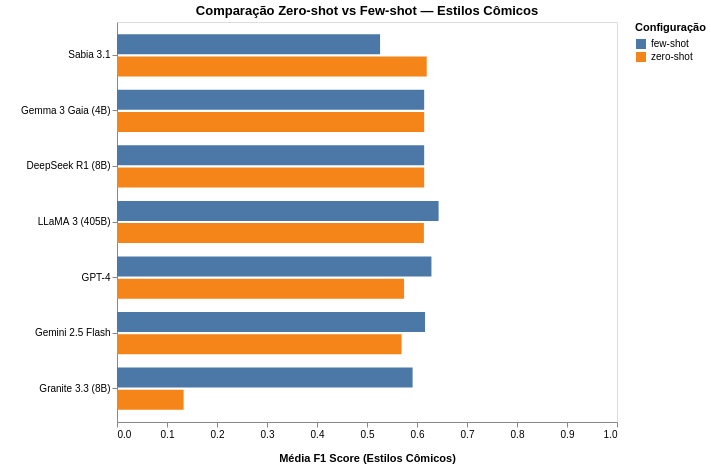

The code cell stored with this chart in its notebook:
### Code cell
valid_models = [
    model for model in df_comic['model'].unique()
    if all(
        isinstance(v, dict) and 'f1_score' in v and all(pd.notna(score) for score in v['f1_score'].values())
        for v in df_comic.loc[df_comic['model'] == model, 'score']
    )
]

df_comic_plot = df_comic[df_comic['model'].isin(valid_models)].copy()

rows = []
for _, row in df_comic_plot.iterrows():
    f1_scores = row['score']['f1_score']
    for style, value in f1_scores.items():
        if pd.notna(value):
            rows.append({
                'model': row['model'],
                'setting': row['setting'],
                'style': style,
                'score': value
            })

df_comic_long = pd.DataFrame(rows)

df_comic_mean = (
    df_comic_long
    .groupby(['model', 'setting'], as_index=False)['score']
    .mean()
)

model_order = (
    df_comic_mean[df_comic_mean['setting'] == 'zero-shot']
    .sort_values('score', ascending=False)['model']
    .tolist()
)

df_comic_mean['setting'] = pd.Categorical(df_comic_mean['setting'], categories=['zero-shot', 'few-shot'], ordered=True)

chart_comic = alt.Chart(df_comic_mean).mark_bar(size=20).encode(
    y=alt.Y('model:N', sort=model_order, title=' ', axis=alt.Axis(grid=False)),
    x=alt.X('score:Q', title='Média F1 Score (Estilos Cômicos)', 
            axis=alt.Axis(grid=False, titleY=30),
            scale=alt.Scale(domain=[0, 1], clamp=True)),
    color=alt.Color('setting:N', title='Configuração'),
    yOffset=alt.YOffset('setting:N')
).properties(
    width=500,
    height=400,
    title='Comparação Zero-shot vs Few-shot — Estilos Cômicos'
)

visus_path = visus_folder_name
os.makedirs(visus_path, exist_ok=True)
chart_comic.save(os.path.join(visus_path, "comic_styles_media_f1score.png"), scale_factor=3.0)
chart_comic.show()

### Figure 1 — Vega-Lite specification as saved in the notebook (floating-point values rounded to 4 significant figures)
{"config": {"view": {"continuousWidth": 300, "continuousHeight": 300}}, "data": {"name": "data-3514ce42d21656cfa6fd5f6842eacbb9"}, "mark": {"type": "bar", "size": 20}, "encoding": {"color": {"field": "setting", "title": "Configuração", "type": "nominal"}, "x": {"axis": {"grid": false, "titleY": 30}, "field": "score", "scale": {"clamp": true, "domain": [0, 1]}, "title": "Média F1 Score (Estilos Cômicos)", "type": "quantitative"}, "y": {"axis": {"grid": false}, "field": "model", "sort": ["Sabia 3.1", "Gemma 3 Gaia (4B)", "DeepSeek R1 (8B)", "LLaMA 3 (405B)", "GPT-4", "Gemini 2.5 Flash", "Granite 3.3 (8B)"], "title": " ", "type": "nominal"}, "yOffset": {"field": "setting", "type": "nominal"}}, "height": 400, "title": "Comparação Zero-shot vs Few-shot — Estilos Cômicos", "width": 500, "$schema": "https://vega.github.io/schema/vega-lite/v5.20.1.json", "datasets": {"data-3514ce42d21656cfa6fd5f6842eacbb9": [{"model": "DeepSeek R1 (8B)", "setting": "few-shot", "score": 0.6143}, {"model": "DeepSeek R1 (8B)", "setting": "zero-shot", "score": 0.6143}, {"model": "GPT-4", "setting": "few-shot", "score": 0.6289}, {"model": "GPT-4", "setting": "zero-shot", "score": 0.5742}, {"model": "Gemini 2.5 Flash", "setting": "few-shot", "score": 0.6161}, {"model": "Gemini 2.5 Flash", "setting": "zero-shot", "score": 0.5692}, {"model": "Gemma 3 Gaia (4B)", "setting": "few-shot", "score": 0.6143}, {"model": "Gemma 3 Gaia (4B)", "setting": "zero-shot", "score": 0.6143}, {"model": "Granite 3.3 (8B)", "setting": "few-shot", "score": 0.5912}, {"model": "Granite 3.3 (8B)", "setting": "zero-shot", "score": 0.1333}, {"model": "LLaMA 3 (405B)", "setting": "few-shot", "score": 0.6432}, {"model": "LLaMA 3 (405B)", "setting": "zero-shot", "score": 0.6138}, {"model": "Sabia 3.1", "setting": "few-shot", "score": 0.5262}, {"model": "Sabia 3.1", "setting": "zero-shot", "score": 0.6195}]}}
